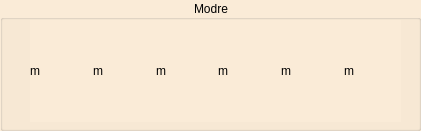
   <widget class="QGroupBox" name="pl_m">
    <property name="geometry">
     <rect>
      <x>0</x>
      <y>590</y>
      <width>421</width>
      <height>131</height>
     </rect>
    </property>
    <property name="styleSheet">
     <string notr="true">background-color: #FAEBD7;</string>
    </property>
    <property name="title">
     <string>Modre</string>
    </property>
    <property name="alignment">
     <set>Qt::AlignCenter</set>
    </property>
    <widget class="QWidget" name="layoutWidget1">
     <property name="geometry">
      <rect>
       <x>30</x>
       <y>20</y>
       <width>371</width>
       <height>102</height>
      </rect>
     </property>
     <layout class="QHBoxLayout" name="pl_modre">
      <item>
       <widget class="QLabel" name="pl_m_1">
        <property name="sizePolicy">
         <sizepolicy hsizetype="Minimum" vsizetype="Minimum">
          <horstretch>0</horstretch>
          <verstretch>0</verstretch>
         </sizepolicy>
        </property>
        <property name="minimumSize">
         <size>
          <width>50</width>
          <height>100</height>
         </size>
        </property>
        <property name="text">
         <string>m</string>
        </property>
        <property name="scaledContents">
         <bool>true</bool>
        </property>
       </widget>
      </item>
      <item>
       <widget class="QLabel" name="pl_m_2">
        <property name="sizePolicy">
         <sizepolicy hsizetype="Minimum" vsizetype="Minimum">
          <horstretch>0</horstretch>
          <verstretch>0</verstretch>
         </sizepolicy>
        </property>
        <property name="minimumSize">
         <size>
          <width>50</width>
          <height>100</height>
         </size>
        </property>
        <property name="text">
         <string>m</string>
        </property>
        <property name="scaledContents">
         <bool>true</bool>
        </property>
       </widget>
      </item>
      <item>
       <widget class="QLabel" name="pl_m_3">
        <property name="sizePolicy">
         <sizepolicy hsizetype="Minimum" vsizetype="Minimum">
          <horstretch>0</horstretch>
          <verstretch>0</verstretch>
         </sizepolicy>
        </property>
        <property name="minimumSize">
         <size>
          <width>50</width>
          <height>100</height>
         </size>
        </property>
        <property name="text">
         <string>m</string>
        </property>
        <property name="scaledContents">
         <bool>true</bool>
        </property>
       </widget>
      </item>
      <item>
       <widget class="QLabel" name="pl_m_4">
        <property name="sizePolicy">
         <sizepolicy hsizetype="Minimum" vsizetype="Minimum">
          <horstretch>0</horstretch>
          <verstretch>0</verstretch>
         </sizepolicy>
        </property>
        <property name="minimumSize">
         <size>
          <width>50</width>
          <height>100</height>
         </size>
        </property>
        <property name="text">
         <string>m</string>
        </property>
        <property name="scaledContents">
         <bool>true</bool>
        </property>
       </widget>
      </item>
      <item>
       <widget class="QLabel" name="pl_m_5">
        <property name="sizePolicy">
         <sizepolicy hsizetype="Minimum" vsizetype="Minimum">
          <horstretch>0</horstretch>
          <verstretch>0</verstretch>
         </sizepolicy>
        </property>
        <property name="minimumSize">
         <size>
          <width>50</width>
          <height>100</height>
         </size>
        </property>
        <property name="text">
         <string>m</string>
        </property>
        <property name="scaledContents">
         <bool>true</bool>
        </property>
       </widget>
      </item>
      <item>
       <widget class="QLabel" name="pl_m_6">
        <property name="sizePolicy">
         <sizepolicy hsizetype="Minimum" vsizetype="Minimum">
          <horstretch>0</horstretch>
          <verstretch>0</verstretch>
         </sizepolicy>
        </property>
        <property name="minimumSize">
         <size>
          <width>50</width>
          <height>100</height>
         </size>
        </property>
        <property name="text">
         <string>m</string>
        </property>
        <property name="scaledContents">
         <bool>true</bool>
        </property>
       </widget>
      </item>
     </layout>
    </widget>
   </widget>
